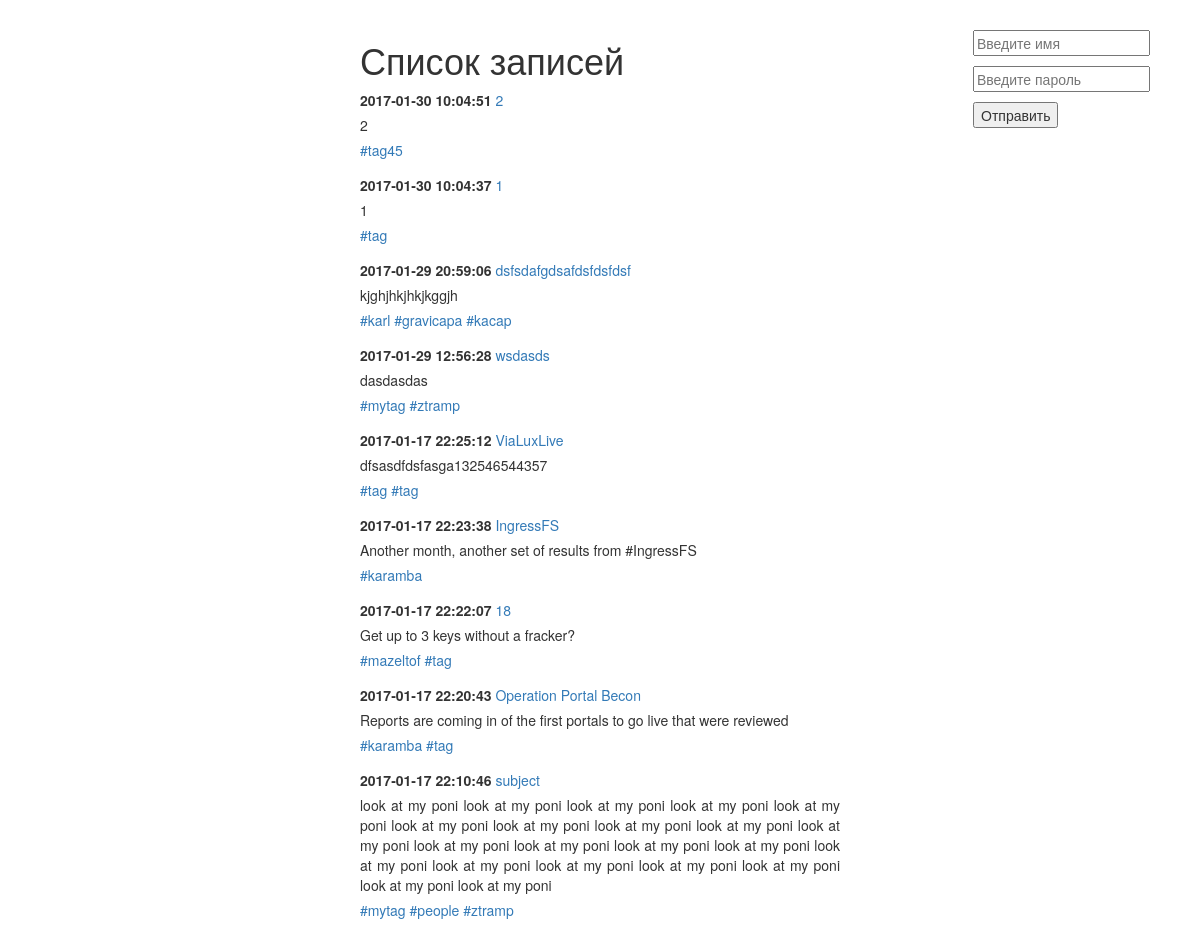
Before: / with the older database file.
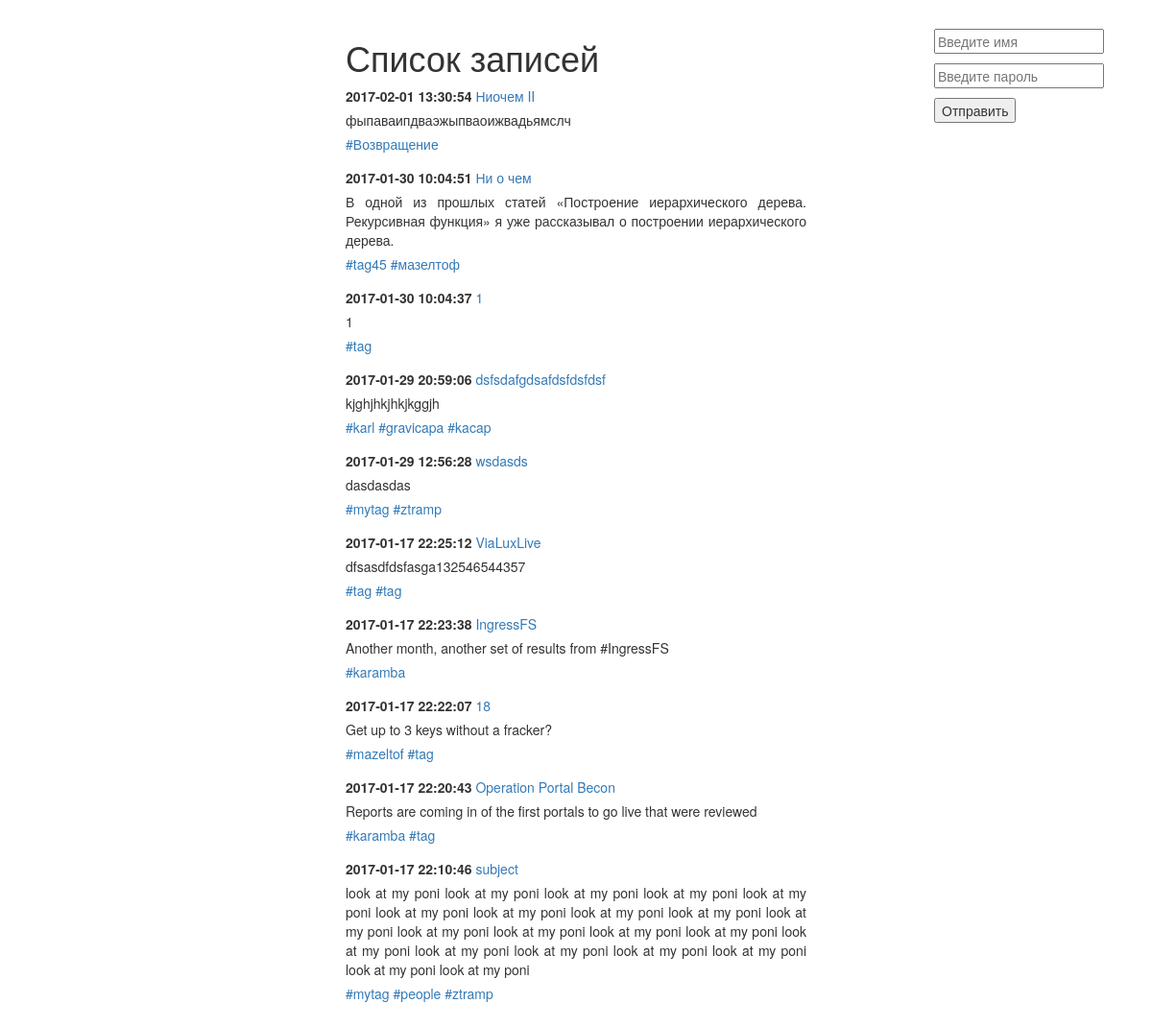
After: the same page with the newer database file.
### tables this page shows
CREATE TABLE `post` (
  `post_id` bigint(20) unsigned NOT NULL AUTO_INCREMENT,
  `post_title` varchar(255) DEFAULT NULL,
  `post_min_text` text,
  `post_text` text,
  `post_create_datetime` timestamp NULL DEFAULT NULL,
  `post_update_datetime` timestamp NOT NULL DEFAULT CURRENT_TIMESTAMP ON UPDATE CURRENT_TIMESTAMP,
  UNIQUE KEY `post_id` (`post_id`)
);

### include/db.php (called while the page is built, shortened)
<?php
try {
    $link = new PDO('mysql:host=localhost;dbname=blog', 'level', 'pass');
} catch (PDOException $e) {
    print "Error!: " . $e->getMessage() . "<br/>";
    die();
}
$select = $link->query("SELECT post.* , group_concat(tag.tag_title) as tags FROM post LEFT JOIN post_to_tag USING (post_id) LEFT JOIN tag USING (tag_id) group by post.post_id DESC");
$res_select = $select->fetchAll(PDO::FETCH_ASSOC);

### index.php (the view, shortened to what this page needs)
<?php
require_once '/var/www/html/blog/include/db.php';
require_once '/var/www/html/blog/include/valid.php';
?>
<!DOCTYPE html>
<html lang="ru">
	<head>
		<link rel="stylesheet" href="css/bootstrap.css">
		<link rel="stylesheet" href="css/styless.css">
	</head>
	<body>
    <?php  if (!$_SESSION['logined']):?>
    <form action="" method="post" class="admin">
        <input type="text" name="name" placeholder="Введите имя">
        <input type="password" name="password" placeholder="Введите пароль" class="pass">
        <input name="sub" type="submit" value="Отправить">
    </form>
    <?php else: echo "Welcome " . $_SESSION['user']. " ! ";?>
        <a href='?exit' class="ex">Выход</a>
    <?php endif; ?>
		<div id="wrapper">
			<h1>Список записей</h1>
            <?php for($i=0;$i<count($res_select);$i++):?>
			<div class="note">
				<p>
					<span class="date"><?=$res_select[$i]['post_create_datetime'];?></span>
					<a href="include/note.php?id=<?=$res_select[$i]['post_id']?>"><?=$res_select[$i]['post_title'];?></a>
				</p>
				<p>
					<?=$res_select[$i]['post_min_text'];?>
				</p>
				<?php if ($res_select[$i]['tags']) {
					     $value['tags'] = explode(',', $res_select[$i]['tags']);
					     foreach ($value['tags'] as $tag) {
					     	    ?>
                                  <span class="print_tag">
                                        <a href='include/posttotag.php?tag=<?=$tag?>'><?="#".$tag?></a>
                                  </span>
					     <?php  } ?>
				<?php } ?>
			</div>
            <?php endfor;?>
		</div>
	</body>
</html>

### css/styless.css (style rules this page uses)
#wrapper { width: 500px; margin: 0px auto; padding: 10px; text-align: justify; }
#wrapper > div { margin-bottom: 15px; }
#wrapper p { margin-bottom: 5px; }
.date { font-weight: bold; }
.pass { display: block !important; margin-top: 10px; }
.admin { float: right; margin-right: 50px; margin-top:20px; }
input[type="submit"] { margin-top:10px !important; }

Changed rows visible on the page:
added post: post_create_datetime "2017-02-01 13:30:54", post_title "Ниочем II", post_min_text "фыпаваипдваэжыпваоижвадьямслч", tag "Возвращение"
changed post: post_title "2" → "Ни о чем"; post_min_text "2" → "В одной из прошлых статей «Построение иерархического дерева. Рекурсивная функция» я уже рассказывал о построении иерархического дерева."
Other visible differences:
new list line: "# мазелтоф"
